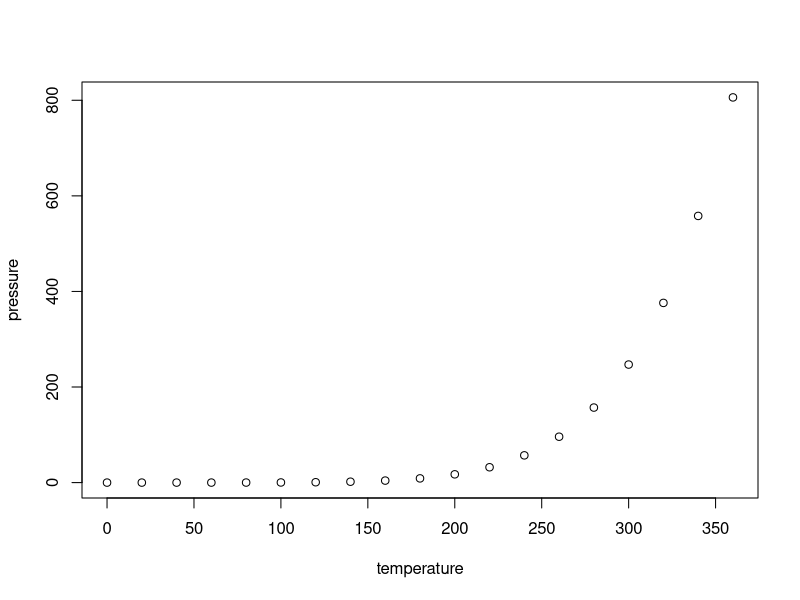
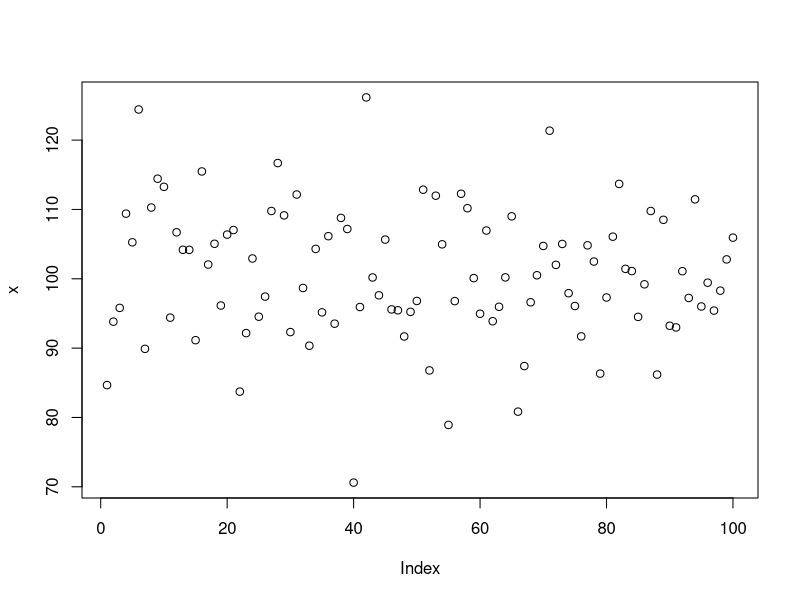

Here is the R script that generated these plots, in order:
## ---- chunk 1
knitr::opts_chunk$set(echo = TRUE)
## ---- chunk 2
summary(cars)
## ---- chunk 3
plot(pressure)
## ---- chunk 4
a <- 2
b <- 3

c <- a + b

#Este es un comentario

c*c

## ---- chunk 5
x <- rnorm(100, 100, 10)

plot(x)
